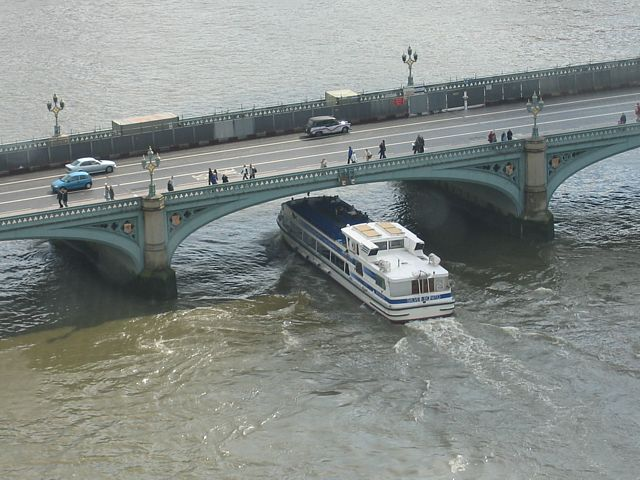
%> input picture assets/boat.png, 640 x 480 px
$ octave IntensityHistograms.m   (GNU Octave 9; MATLAB toolbox functions it lacks are replaced by stand-ins)
%> lines starting %> are read from the running program, lines starting %| are printed output that depends on the picture; in (x1, y1, x2, y2) boxes, pixels count from 0 and x2, y2 are one past the last pixel; in counts of white or black regions, pixels touching at a corner belong together; the program's own positions count from 1
clear;           % Clears all variables from the workspace
clc;             % Clears the command window
close all;       % Closes all open figure windows

% Load the boat image and convert to double format
I = imread('/MATLAB Drive/assets/boat.png');
%> I is the input picture: size 480x640x3 uint8; mean R, G, B 132.7, 138.7, 135.3
I_double = im2double(I);

% Convert to grayscale
I_gray = rgb2gray(I_double);
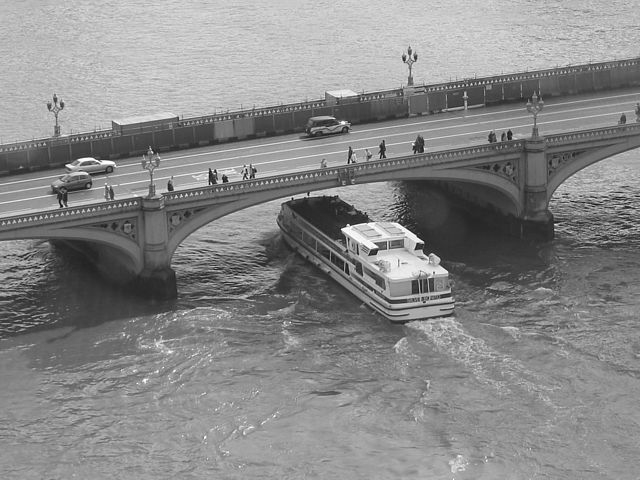
%> I_gray: size 480x640 double; min 0.0032, max 0.999, mean 0.535

% Generate histograms
v_gray = I_gray(:);               % Vectorize grayscale image
v_r = I_double(:,:,1); v_r = v_r(:); % Vectorize red channel
v_g = I_double(:,:,2); v_g = v_g(:); % Vectorize green channel
v_b = I_double(:,:,3); v_b = v_b(:); % Vectorize blue channel
%> after `v_b = I_double(:,:,3)`:
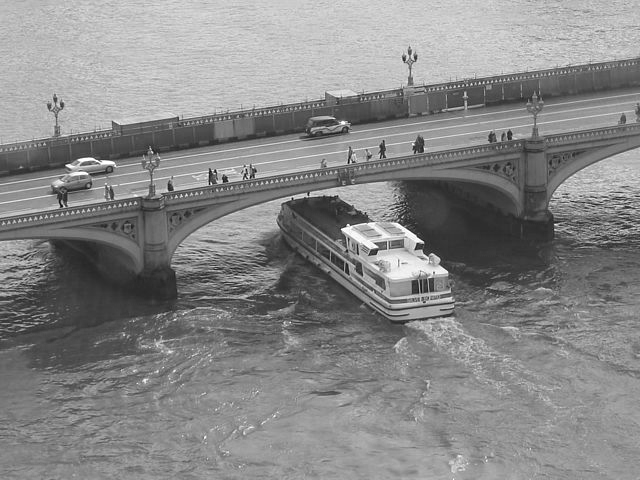
%> v_b: size 480x640 double; min 0.00784, max 1, mean 0.53

% Plot histograms
figure;
subplot(2,2,1);
hist(v_gray,64);
title('Grayscale Histogram');
subplot(2,2,2);
hist(v_r,64);
title('Red Channel Histogram');
subplot(2,2,3);
hist(v_g,64);
title('Green Channel Histogram');
subplot(2,2,4);
hist(v_b,64);
title('Blue Channel Histogram');
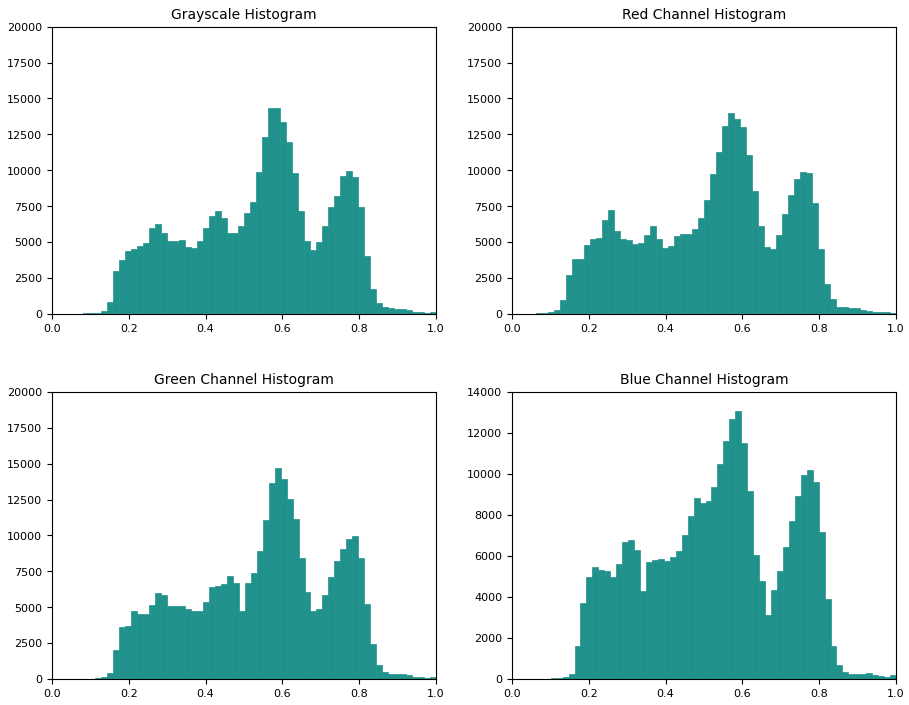
%> figure redrawn from the program's plot data, 4 panels; panel 1: tallest bar 14351 high, from x = 0.579 to 0.595; panel 2: tallest bar 14002 high, from x = 0.562 to 0.578; panel 3: tallest bar 14683 high, from x = 0.58 to 0.595; panel 4: tallest bar 13060 high, from x = 0.581 to 0.597

% Segment the grayscale image based on thresholds
segmented_image = zeros(size(I_gray)); % Initialize the segmented image

% Apply thresholds to create the segmented image
segmented_image(I_gray >= 0.68) = 0;
%> segmented_image: size 480x640 double; every value is 0
segmented_image(I_gray < 0.68 & I_gray >= 0.47) = 1;
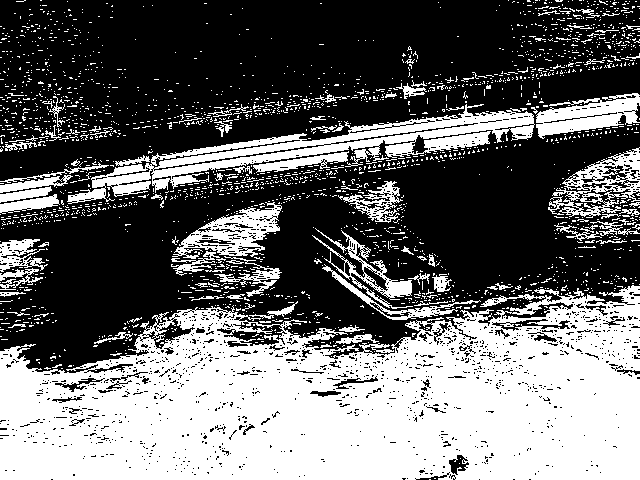
%> segmented_image: size 480x640 double; values 0 (black) and 1 (white), 41.3% white; 2292 white regions (2192 under 20 px), largest, box (x1, y1, x2, y2) and area: (0, 285, 640, 480) 89644, (67, 104, 535, 204) 10310, (536, 93, 640, 139) 2573
segmented_image(I_gray < 0.47 & I_gray >= 0.37) = 2;
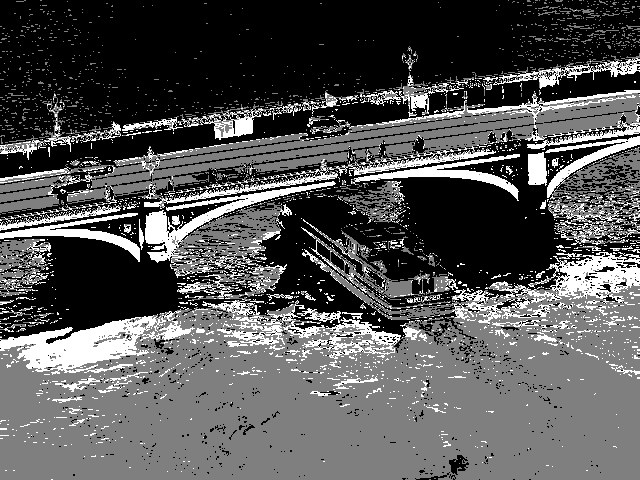
%> segmented_image: size 480x640 double; 12.74% of pixels changed, all inside (x1, y1, x2, y2) = (0, 10, 640, 480); drawn with min black and max white
segmented_image(I_gray < 0.37) = 3;
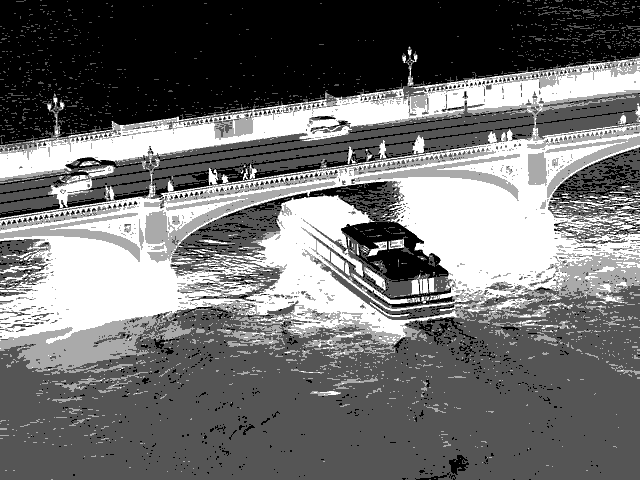
%> segmented_image: size 480x640 double; min 0, max 3, mean 1.32; drawn with min black and max white

% Display the segmented image
figure;
imagesc(segmented_image);
colormap('jet');
colorbar;
title('Segmented Image');

% Extract values at the specified locations
value_1 = segmented_image(92, 91);    % Row 92, Column 91
%> value_1 = 0
value_2 = segmented_image(286, 279);  % Row 286, Column 279
%> value_2 = 3
value_3 = segmented_image(292, 299);  % Row 292, Column 299
%> value_3 = 2
value_4 = segmented_image(451, 352);  % Row 451, Column 352
%> value_4 = 1

% Display the extracted values
disp(['Value at row=92, column=91: ', num2str(value_1)]);
%| Value at row=92, column=91: 0
disp(['Value at row=286, column=279: ', num2str(value_2)]);
%| Value at row=286, column=279: 3
disp(['Value at row=292, column=299: ', num2str(value_3)]);
%| Value at row=292, column=299: 2
disp(['Value at row=451, column=352: ', num2str(value_4)]);
%| Value at row=451, column=352: 1
